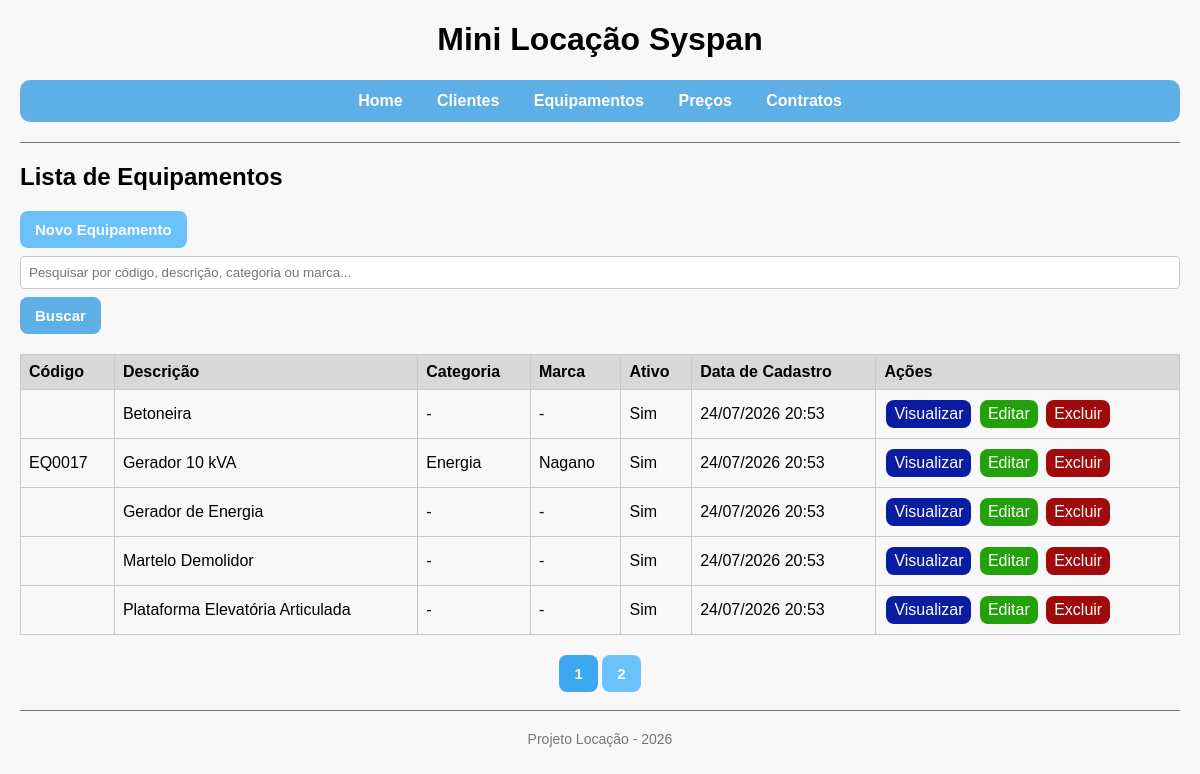
Screenshot of /projeto-locacao/equipamentos/listar.php with the database file from the repository.
### tables this page shows
CREATE TABLE IF NOT EXISTS equipamentos (
 id INT AUTO_INCREMENT PRIMARY KEY,
 descricao VARCHAR(120) NOT NULL,
 diaria DECIMAL(10,2) NOT NULL,
 ativo TINYINT(1) NOT NULL DEFAULT 1,
 created_at DATETIME NOT NULL DEFAULT CURRENT_TIMESTAMP
);

### projeto-locacao/helpers.php (called while the page is built, shortened)
<?php
    function e(string $value): string {
        return htmlspecialchars($value, ENT_QUOTES | ENT_SUBSTITUTE, 'UTF-8');
    }
?>

### projeto-locacao/equipamentos/listar.php (the view)
<?php
    require_once '../conexao.php';
    require_once '../helpers.php';
    $pagina = max(1, (int)($_GET['pagina'] ?? 1));
    $registros_pagina  = 5;
    $offset = ($pagina - 1) * $registros_pagina;
    $busca  = trim($_GET['busca'] ?? '');
    $sql = 'SELECT id, codigo, descricao, categoria, marca, ativo, created_at FROM equipamentos
            WHERE codigo LIKE :busca OR descricao LIKE :busca OR categoria LIKE :busca OR marca LIKE :busca
            ORDER BY descricao ASC LIMIT :registros_pagina OFFSET :offset';
    $consulta = $pdo->prepare($sql);
    $consulta->bindValue(':busca', "%$busca%", PDO::PARAM_STR);
    $consulta->bindValue(':registros_pagina', $registros_pagina, PDO::PARAM_INT);
    $consulta->bindValue(':offset', $offset, PDO::PARAM_INT);
    $consulta->execute();
    $equipamentos = $consulta->fetchAll();
    $sql = 'SELECT COUNT(*) FROM equipamentos WHERE codigo LIKE :busca OR descricao LIKE :busca OR categoria LIKE :busca OR marca LIKE :busca';
    $consulta = $pdo->prepare($sql);
    $consulta->execute([':busca' => "%$busca%"]);
    $total_equipamentos = $consulta->fetchColumn();
    $total_paginas = max(1, ceil($total_equipamentos / $registros_pagina));
    require_once '../layout/header.php';
?>
<h2>Lista de Equipamentos</h2>
<a class="links" href="novo.php">Novo Equipamento</a>
<form method="GET">
    <input type="text" name="busca" placeholder="Pesquisar por código, descrição, categoria ou marca..." value="<?= e($busca) ?>">
    <button type="submit">Buscar</button>
</form>
<?php if(!empty($equipamentos)): ?>
    <table>
        <tr>
            <th>Código</th>
            <th>Descrição</th>
            <th>Categoria</th>
            <th>Marca</th>
            <th>Ativo</th>
            <th>Data de Cadastro</th>
            <th>Ações</th>
        </tr>
        <?php foreach($equipamentos as $row): ?>
            <tr>
                <td><?= e($row["codigo"]) ?></td>
                <td><?= e($row["descricao"]) ?></td>
                <td><?= !empty($row["categoria"]) ? e($row["categoria"]) : '-' ?></td>
                <td><?= !empty($row["marca"]) ? e($row["marca"]) : '-' ?></td>
                <td><?= $row["ativo"] ? 'Sim' : 'Não' ?></td>
                <td><?= date('d/m/Y H:i', strtotime($row["created_at"])) ?></td>
                <td>
                    <a class="botao-ver" href="ver.php?id=<?= (int)$row["id"] ?>">Visualizar</a>
                    <a class="botao-editar" href="editar.php?id=<?= (int)$row["id"] ?>">Editar</a>
                    <a class="botao-excluir" href="excluir.php?id=<?= (int)$row["id"] ?>">Excluir</a>
                </td>
            </tr>
        <?php endforeach; ?>
    </table>
    <div class="paginacao">
        <?php for($i=1; $i <= $total_paginas; $i++): ?>
            <a href="?pagina=<?= $i ?>&busca=<?= e($busca) ?>" class="<?= $i == $pagina ? 'ativa' : '' ?>"><?= $i ?></a>
        <?php endfor; ?>
    </div>
<?php else: ?>
    <p>Nenhum equipamento registrado.</p>
<?php endif; ?>
<?php require_once '../layout/footer.php'; ?>

### projeto-locacao/assets/css/style.css (style rules this page uses)
body { font-family: "Gill Sans Extrabold", Helvetica, sans-serif; background: #f8f8f8; margin: 20px; }
table { width: 100%; border-collapse: collapse; margin-top: 20px; overflow: hidden; border: 1px solid #c9c9c9; }
th, td { padding: 8px; text-align: left; border: 1px solid #c9c9c9; }
th { background: #d8d8d9; }
td a { padding: 5px 8px; border-radius: 8px; text-decoration: none; display: inline-block; margin: 2px; }
.botao-editar { background: #23a10a; color: white; }
.botao-excluir { background: #a10a0a; color: white; }
.botao-ver { background: #0a1ca1; color: white; }
.links { padding: 10px 15px; border-radius: 8px; text-decoration: none; background-color: #6bc1fa; color: white; font-size: 15px; font-weight: bold; display: inline-block; }
input, select, textarea { width: 100%; padding: 8px; margin: 8px 0; box-sizing: border-box; border: 1px solid #c9c9c9; border-radius: 4px; }
button { padding: 10px 15px; border: none; border-radius: 8px; background-color: #5eafe5; color: white; font-size: 15px; font-weight: bold; cursor: pointer; }
.paginacao { margin-top: 20px; text-align: center; }
.paginacao a { display: inline-flex; align-items: center; justify-content: center; padding: 10px 15px; border-radius: 8px; text-decoration: none; background-color: #6bc1fa; color: white; font-size: 15px; font-weight: bold; transition: 0.3s; }
.paginacao a.ativa { background-color: #3ca8f0; }

### rows the page displays
equipamentos: descricao "Betoneira", ativo "Sim", created_at "24/07/2026 20:53"
equipamentos: codigo "EQ0017", descricao "Gerador 10 kVA", categoria "Energia", marca "Nagano", ativo "Sim", created_at "24/07/2026 20:53"
equipamentos: descricao "Gerador de Energia", ativo "Sim", created_at "24/07/2026 20:53"
equipamentos: descricao "Martelo Demolidor", ativo "Sim", created_at "24/07/2026 20:53"
equipamentos: descricao "Plataforma Elevatória Articulada", ativo "Sim", created_at "24/07/2026 20:53"
